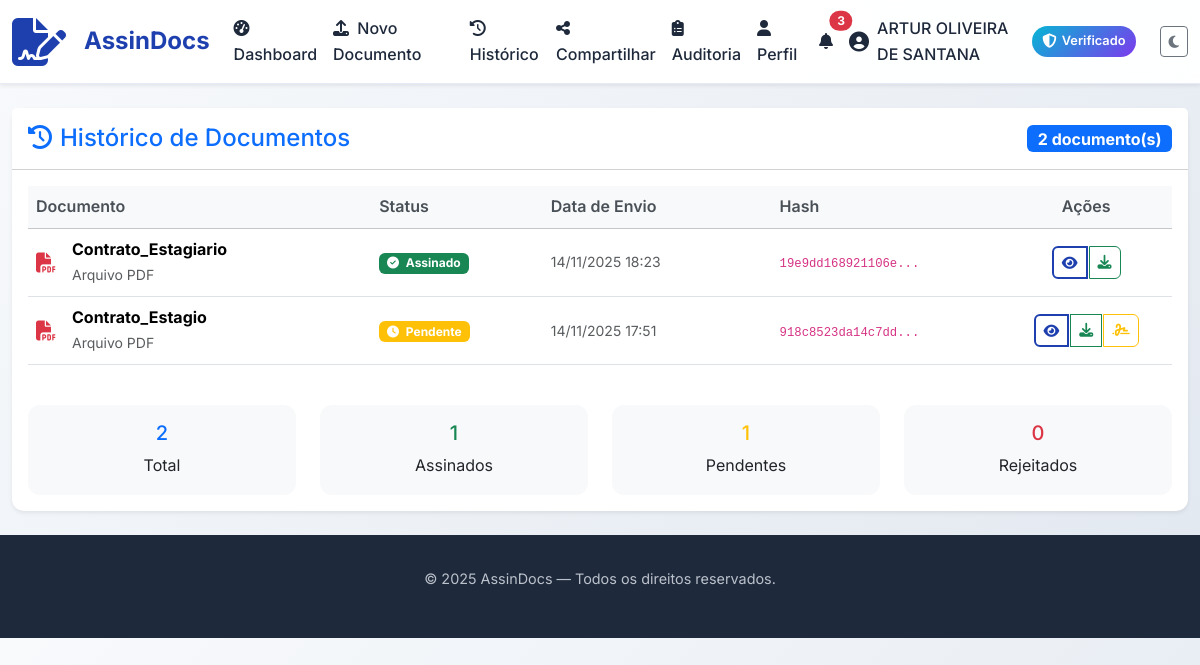
The app's page /historico.php (signed in) with its own data.
### tables this page shows
CREATE TABLE `documentos` (
  `id` int(11) NOT NULL,
  `usuario_id` int(11) NOT NULL,
  `projeto_id` int(11) DEFAULT NULL,
  `titulo` varchar(255) NOT NULL,
  `descricao` text DEFAULT NULL,
  `arquivo_path` varchar(255) DEFAULT NULL,
  `hash_documento` varchar(64) DEFAULT NULL,
  `status` enum('pendente','assinado','rejeitado') DEFAULT 'pendente',
  `versao` int(11) DEFAULT 1,
  `documento_original` int(11) DEFAULT NULL,
  `motivo_alteracao` text DEFAULT NULL,
  `criado_em` timestamp NOT NULL DEFAULT current_timestamp()
);

### classes/Conexao.php (called while the page is built)
<?php
class Conexao
{
    private static $instance = null;
    public static function getConexao()
    {
        if (self::$instance === null) {
            try {
                $host = "localhost";
                $dbname = "assindocs";
                $usuario = "root";
                $senha = "root";
                $charset = "utf8mb4";
                $dsn = "mysql:host=$host;dbname=$dbname;charset=$charset";
                self::$instance = new PDO($dsn, $usuario, $senha);
                self::$instance->setAttribute(PDO::ATTR_ERRMODE, PDO::ERRMODE_EXCEPTION);
                self::$instance->setAttribute(PDO::ATTR_DEFAULT_FETCH_MODE, PDO::FETCH_ASSOC);
            } catch (PDOException $e) {
                die("Erro na conexão com o banco: " . $e->getMessage());
            }
        }
        return self::$instance;
    }
}
?>

### classes/Documento.php (called while the page is built, shortened)
<?php
require_once __DIR__ . '/Conexao.php';
class Documento
{
    private $conn;
    public function __construct()
    {
        try {
            $this->conn = Conexao::getConexao();
        } catch (Exception $e) {
            die("Erro ao conectar ao banco: " . $e->getMessage());
        }
    }
    public function listarPorUsuario($usuario_id)
    {
        try {
            $sql = "SELECT * FROM documentos
                    WHERE usuario_id = :usuario_id
                    ORDER BY criado_em DESC";
            $stmt = $this->conn->prepare($sql);
            $stmt->execute([":usuario_id" => (int)$usuario_id]);
            $documentos = $stmt->fetchAll();
            return $documentos;
        } catch (Exception $e) {
            error_log("Erro ao listar documentos: " . $e->getMessage());
            return [];
        }
    }
}

### historico.php (the view, shortened to what this page needs)
<?php
include 'includes/header_logado.php';
require_once 'classes/Documento.php';
try {
    $doc = new Documento();
    $usuario_id = $_SESSION['usuario_id'];
    $documentos = $doc->listarPorUsuario($usuario_id);
} catch (Exception $e) {
    die("Erro ao carregar histórico: " . $e->getMessage());
}
?>
<div class="container-fluid py-4">
    <div class="row">
        <div class="col-12">
            <div class="card shadow-sm">
                <div class="card-header bg-white py-3">
                    <div class="d-flex justify-content-between align-items-center">
                        <h4 class="mb-0 text-primary">
                            <i class="fas fa-history me-2"></i>Histórico de Documentos
                        </h4>
                        <div>
                            <span class="badge bg-primary fs-6">
                                <?php echo count($documentos); ?> documento(s)
                            </span>
                        </div>
                    </div>
                </div>
                <div class="card-body">
                    <?php if (empty($documentos)): ?>
                        <div class="text-center py-5 text-muted">
                            <i class="fas fa-file-alt fa-4x mb-3"></i>
                            <h4>Nenhum documento encontrado</h4>
                            <p class="mb-4">Você ainda não possui documentos no sistema.</p>
                            <a href="upload.php" class="btn btn-primary btn-lg">
                                <i class="fas fa-upload me-2"></i>Enviar Primeiro Documento
                            </a>
                        </div>
                    <?php else: ?>
                        <div class="table-responsive">
                            <table class="table table-hover align-middle">
                                <thead class="table-light">
                                    <tr>
                                        <th width="30%">Documento</th>
                                        <th width="15%">Status</th>
                                        <th width="20%">Data de Envio</th>
                                        <th width="20%">Hash</th>
                                        <th width="15%" class="text-center">Ações</th>
                                    </tr>
                                </thead>
                                <tbody>
                                    <?php foreach ($documentos as $documento): ?>
                                    <tr>
                                        <td>
                                            <div class="d-flex align-items-center">
                                                <i class="fas fa-file-pdf text-danger me-3 fa-lg"></i>
                                                <div>
                                                    <strong class="d-block"><?php echo htmlspecialchars($documento['titulo']); ?></strong>
                                                    <small class="text-muted">
                                                        <?php
                                                        if (isset($documento['arquivo_path']) && file_exists($documento['arquivo_path'])) {
                                                            $tamanho = filesize($documento['arquivo_path']);
                                                            echo round($tamanho / 1024, 1) . ' KB';
                                                        } else {
                                                            echo 'Arquivo PDF';
                                                        }
                                                        ?>
                                                    </small>
                                                </div>
                                            </div>
                                        </td>
                                        <td>
                                            <?php
                                            $status_config = [
                                                'assinado' => ['class' => 'success', 'icon' => 'check-circle', 'text' => 'Assinado'],
                                                'pendente' => ['class' => 'warning', 'icon' => 'clock', 'text' => 'Pendente'],
                                                'rejeitado' => ['class' => 'danger', 'icon' => 'times-circle', 'text' => 'Rejeitado']
                                            ];
                                            $status = $documento['status'];
                                            $config = $status_config[$status] ?? $status_config['pendente'];
                                            ?>
                                            <span class="badge bg-<?php echo $config['class']; ?>">
                                                <i class="fas fa-<?php echo $config['icon']; ?> me-1"></i>
                                                <?php echo $config['text']; ?>
                                            </span>
                                        </td>
                                        <td>
                                            <small class="text-muted">
                                                <?php
                                                $data_criacao = new DateTime($documento['criado_em']);
                                                echo $data_criacao->format('d/m/Y H:i');
                                                ?>
                                            </small>
                                        </td>
                                        <td>
                                            <small class="text-muted">
                                                <code>
                                                    <?php
                                                    if (!empty($documento['hash_documento'])) {
                                                        echo substr($documento['hash_documento'], 0, 16) . '...';
                                                    } else {
                                                        echo 'N/A';
                                                    }
                                                    ?>
                                                </code>
                                            </small>
                                        </td>
                                        <td class="text-center">
                                            <div class="btn-group btn-group-sm" role="group">
                                                <a href="<?php echo $documento['arquivo_path']; ?>"
                                                   target="_blank"
                                                   class="btn btn-outline-primary"
                                                   data-bs-toggle="tooltip"
                                                   title="Visualizar documento">
                                                    <i class="fas fa-eye"></i>
                                                </a>
                                                <a href="<?php echo $documento['arquivo_path']; ?>"
                                                   class="btn btn-outline-success"
                                                   download
                                                   data-bs-toggle="tooltip"
                                                   title="Baixar documento">
                                                    <i class="fas fa-download"></i>
                                                </a>
                                                <?php if ($documento['status'] === 'pendente'): ?>
                                                <a href="assinar.php?id=<?php echo $documento['id']; ?>"
                                                   class="btn btn-outline-warning"
                                                   data-bs-toggle="tooltip"
                                                   title="Assinar documento">
                                                    <i class="fas fa-signature"></i>
                                                </a>
                                                <?php endif; ?>
                                            </div>
                                        </td>
                                    </tr>
                                    <?php endforeach; ?>
                                </tbody>
                            </table>
                        </div>
                        <div class="row mt-4">
                            <div class="col-md-3">
                                <div class="card bg-light">
                                    <div class="card-body text-center">
                                        <h5 class="text-primary"><?php echo count($documentos); ?></h5>
                                        <p class="mb-0">Total</p>
                                    </div>
                                </div>
                            </div>
                            <div class="col-md-3">
                                <div class="card bg-light">
                                    <div class="card-body text-center">
                                        <h5 class="text-success">
                                            <?php
                                            $assinados = array_filter($documentos, fn($d) => $d['status'] === 'assinado');
                                            echo count($assinados);
                                            ?>
                                        </h5>
                                        <p class="mb-0">Assinados</p>
                                    </div>
                                </div>
                            </div>
                            <div class="col-md-3">
                                <div class="card bg-light">
                                    <div class="card-body text-center">
                                        <h5 class="text-warning">
                                            <?php
                                            $pendentes = array_filter($documentos, fn($d) => $d['status'] === 'pendente');
                                            echo count($pendentes);
                                            ?>
                                        </h5>
                                        <p class="mb-0">Pendentes</p>
                                    </div>
                                </div>
                            </div>
                            <div class="col-md-3">
                                <div class="card bg-light">
                                    <div class="card-body text-center">
                                        <h5 class="text-danger">
                                            <?php
                                            $rejeitados = array_filter($documentos, fn($d) => $d['status'] === 'rejeitado');
                                            echo count($rejeitados);
                                            ?>
                                        </h5>
                                        <p class="mb-0">Rejeitados</p>
                                    </div>
                                </div>
                            </div>
                        </div>
                    <?php endif; ?>
                </div>
            </div>
        </div>
    </div>
</div>
<?php
include 'includes/footer.php';
?>

### assets/css/style.css (style rules this page uses)
:root { --primary: #1e40af; --secondary: #7c3aed; --accent: #06b6d4; --light: #f8fafc; --dark: #1e293b; --shadow: 0 10px 30px rgba(30, 64, 175, 0.15); --border-radius: 12px; --transition: all 0.3s cubic-bezier(0.4, 0, 0.2, 1); }
* { margin: 0; padding: 0; box-sizing: border-box; font-family: 'Inter', sans-serif; }
body { background: linear-gradient(135deg, var(--light) 0%, #e2e8f0 100%); color: var(--dark); line-height: 1.6; overflow-x: hidden; transition: var(--transition); }
.btn-outline-primary { border: 2px solid var(--primary); color: var(--primary); background: transparent; }
.card { border: none; border-radius: 0.75rem; }
.shadow-sm { box-shadow: 0 0.125rem 0.25rem rgba(0, 0, 0, 0.075) !important; }
.btn-group .btn { border-radius: 0.375rem; margin: 0 2px; }
.table th { border-top: none; font-weight: 600; color: #495057; }

### records on screen
documentos: titulo "Contrato_Estagiario", shows "Arquivo PDF", status "Assinado", criado_em "14/11/2025 18:23", hash_documento "19e9dd168921106e"
documentos: titulo "Contrato_Estagio", shows "Arquivo PDF", status "Pendente", criado_em "14/11/2025 17:51", hash_documento "918c8523da14c7dd"

### other values on screen
$usuario_nome "ARTUR OLIVEIRA DE SANTANA"
count($documentos) "2"
count($assinados) "1"
count($pendentes) "1"
count($rejeitados) "0"
